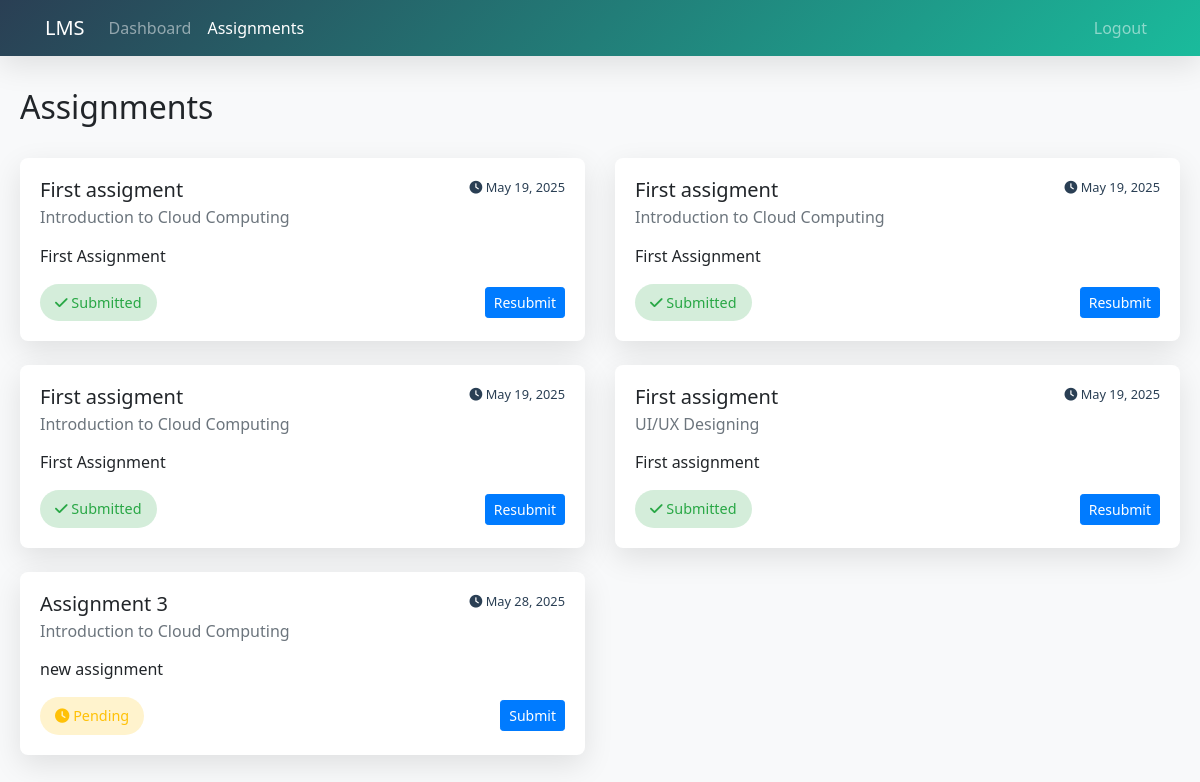
Page /assignments.php (signed in) on the committed database.
### tables this page shows
CREATE TABLE IF NOT EXISTS `assignments` (
  `assignment_id` int NOT NULL AUTO_INCREMENT,
  `course_id` int NOT NULL,
  `title` varchar(150) NOT NULL,
  `description` text,
  `due_date` datetime DEFAULT NULL,
  `created_at` timestamp NOT NULL DEFAULT CURRENT_TIMESTAMP,
  PRIMARY KEY (`assignment_id`),
  KEY `course_id` (`course_id`),
  KEY `idx_assignments_due` (`due_date`)
);

CREATE TABLE IF NOT EXISTS `courses` (
  `course_id` int NOT NULL AUTO_INCREMENT,
  `title` varchar(150) NOT NULL,
  `description` text,
  `instructor_id` int NOT NULL,
  `created_at` timestamp NOT NULL DEFAULT CURRENT_TIMESTAMP,
  PRIMARY KEY (`course_id`),
  KEY `instructor_id` (`instructor_id`)
);

### assignments.php (the view, shortened to what this page needs)
<?php
require_once "config/database.php";
$user_id = $_SESSION["id"] ?? null;
$role = $_SESSION["role"] ?? '';
$assignments = [];
try {
    if($role === "student"){
        $sql = "SELECT a.*, c.title as course_title, c.course_id,
                CASE WHEN s.submission_id IS NOT NULL THEN 1 ELSE 0 END as is_submitted
                FROM assignments a
                JOIN courses c ON a.course_id = c.course_id
                JOIN enrollments e ON c.course_id = e.course_id
                LEFT JOIN assignment_submissions s ON a.assignment_id = s.assignment_id AND s.student_id = ?
                WHERE e.user_id = ?
                ORDER BY a.due_date ASC";
        $stmt = mysqli_prepare($conn, $sql);
        mysqli_stmt_bind_param($stmt, "ii", $user_id, $user_id);
    }
    if(isset($stmt)){
        mysqli_stmt_execute($stmt);
        $result = mysqli_stmt_get_result($stmt);
        while($row = mysqli_fetch_assoc($result)){
            $assignments[] = $row;
        }
    }
} catch(Exception $e) {
    error_log("Database error: " . $e->getMessage());
    $error = "Error loading assignments. Please try again later.";
}
?>
<!DOCTYPE html>
<html lang="en">
<head>
    <link rel="stylesheet" href="https://stackpath.bootstrapcdn.com/bootstrap/4.5.2/css/bootstrap.min.css">
    <link rel="stylesheet" href="https://cdnjs.cloudflare.com/ajax/libs/font-awesome/6.0.0/css/all.min.css">
</head>
<body>
    <nav class="navbar navbar-expand-lg navbar-dark">
        <div class="container">
            <a class="navbar-brand" href="#">LMS</a>
            <div class="collapse navbar-collapse">
                <ul class="navbar-nav mr-auto">
                    <li class="nav-item"><a class="nav-link" href="index.php">Dashboard</a></li>
                    <li class="nav-item active"><a class="nav-link" href="assignments.php">Assignments</a></li>
                </ul>
                <ul class="navbar-nav">
                    <li class="nav-item"><a class="nav-link" href="logout.php">Logout</a></li>
                </ul>
            </div>
        </div>
    </nav>
    <div class="wrapper">
        <div class="d-flex justify-content-between align-items-center mb-4">
            <h2>Assignments</h2>
        </div>
        <?php if(empty($assignments)): ?>
            <div class="alert alert-info">No assignments available</div>
        <?php else: ?>
            <div class="row">
                <?php foreach($assignments as $assignment): ?>
                <div class="col-md-6">
                    <div class="assignment-card">
                        <div class="card-body">
                            <div class="d-flex justify-content-between align-items-start mb-3">
                                <div>
                                    <h5 class="card-title"><?= htmlspecialchars($assignment['title']) ?></h5>
                                    <h6 class="card-subtitle text-muted">
                                        <?= htmlspecialchars($assignment['course_title']) ?>
                                    </h6>
                                </div>
                                <small class="due-date">
                                    <i class="fas fa-clock"></i>
                                    <?= date('M d, Y', strtotime($assignment['due_date'])) ?>
                                </small>
                            </div>
                            <p class="card-text"><?= htmlspecialchars($assignment['description']) ?></p>
                            <?php if($role === "student"): ?>
                                <div class="d-flex justify-content-between align-items-center">
                                    <?php if($assignment['is_submitted'] ?? 0): ?>
                                        <span class="status-badge status-submitted">
                                            <i class="fas fa-check"></i> Submitted
                                        </span>
                                    <?php else: ?>
                                        <span class="status-badge status-pending">
                                            <i class="fas fa-clock"></i> Pending
                                        </span>
                                    <?php endif; ?>
                                    <a href="submit_assignment.php?id=<?= $assignment['assignment_id'] ?>"
                                       class="btn btn-primary btn-sm">
                                        <?= ($assignment['is_submitted'] ?? 0) ? 'Resubmit' : 'Submit' ?>
                                    </a>
                                </div>
                            <?php endif; ?>
                        </div>
                    </div>
                </div>
                <?php endforeach; ?>
            </div>
        <?php endif; ?>
    </div>
</body>
</html>

### assignments.php (style rules this page uses)
:root { --primary-color: #2A3F54; --secondary-color: #1ABB9C; --border-radius: 8px; --box-shadow: 0 10px 30px rgba(0,0,0,0.1); --transition: all 0.3s ease; }
body { font-family: 'Segoe UI', system-ui, -apple-system, sans-serif; background: #f8f9fa; }
.navbar { background: linear-gradient(135deg, var(--primary-color), var(--secondary-color)) !important; box-shadow: var(--box-shadow); }
.wrapper { max-width: 1200px; margin: 2rem auto; padding: 0 20px; }
.assignment-card { background: white; border: none; border-radius: var(--border-radius); box-shadow: var(--box-shadow); margin-bottom: 1.5rem; transition: var(--transition); }
.status-badge { padding: 8px 15px; border-radius: 20px; font-size: 0.9rem; font-weight: 500; }
.status-pending { background: rgba(255, 193, 7, 0.2); color: #ffc107; }
.status-submitted { background: rgba(40, 167, 69, 0.2); color: #28a745; }
.due-date { color: var(--primary-color); font-weight: 500; }

### rows in the picture
assignments: title "First assigment", course.title "Introduction to Cloud Computing", due_date "May 19, 2025", description "First Assignment", shows "Submitted", shows "Resubmit"
assignments: title "First assigment", course.title "UI/UX Designing", due_date "May 19, 2025", description "First assignment", shows "Submitted", shows "Resubmit"
assignments: title "Assignment 3", course.title "Introduction to Cloud Computing", due_date "May 28, 2025", description "new assignment", shows "Pending", shows "Submit"
